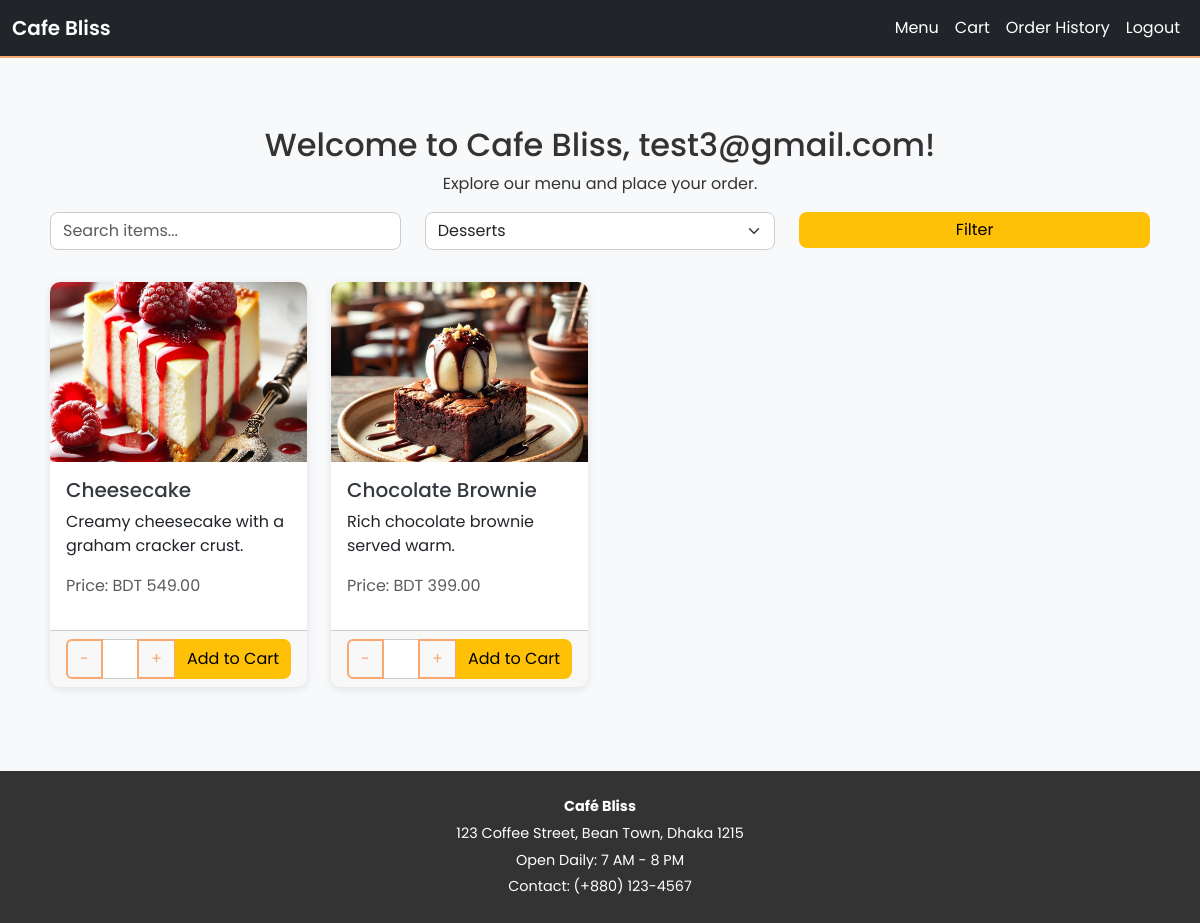
/dashboard.php?category=4 (signed in), run on the app's committed database.
### tables this page shows
CREATE TABLE `menu_items` (
  `item_id` int(11) NOT NULL,
  `category_id` int(11) NOT NULL,
  `item_name` varchar(100) NOT NULL,
  `description` text NOT NULL,
  `price` decimal(10,2) NOT NULL,
  `availability_status` tinyint(1) NOT NULL DEFAULT 1,
  `stock_quantity` int(11) NOT NULL DEFAULT 0,
  `created_at` timestamp NOT NULL DEFAULT current_timestamp(),
  `image_path` varchar(255) NOT NULL
);

### html/dashboard.php (the view, shortened to what this page needs)
<?php
require '../php/db_connect.php';
$email = $_SESSION['email'];
$categories = [];
$cat_result = $conn->query("SELECT category_id, category_name FROM categories");
if ($cat_result->num_rows > 0) {
    while ($cat_row = $cat_result->fetch_assoc()) {
        $categories[] = $cat_row;
    }
}
$search = isset($_GET['search']) ? trim($_GET['search']) : '';
$category_id = isset($_GET['category']) && $_GET['category'] !== '' ? (int)$_GET['category'] : null;
$sql = "SELECT * FROM menu_items WHERE 1=1";
$params = [];
$types = '';
if (!empty($category_id)) {
    $sql .= " AND category_id = ?";
    $params[] = $category_id;
    $types .= 'i';
}
$stmt = $conn->prepare($sql);
if (!empty($params)) {
    $stmt->bind_param($types, ...$params);
}
$stmt->execute();
$result = $stmt->get_result();
$menu_items = [];
while ($row = $result->fetch_assoc()) {
    $menu_items[] = $row;
}
?>
<!DOCTYPE html>
<html lang="en">
<head>
    <link rel="stylesheet" href="../bootstrap-5.3.3-dist/css/bootstrap.min.css">
    <link rel="stylesheet" href="../css/global.css">
    <link rel="stylesheet" href="../css/dashboard.css">
</head>
<body>
    <?php include 'navbar.php'; ?>
    <div class="container mt-5">
        <h2 class="text-center">Welcome to Cafe Bliss, <?php echo htmlspecialchars($email); ?>!</h2>
        <p class="text-center">Explore our menu and place your order.</p>
        <form class="row mb-4" method="GET" action="dashboard.php">
            <div class="col-md-4 mb-2">
                <input type="text" name="search" class="form-control" placeholder="Search items..." value="<?php echo htmlspecialchars($search); ?>">
            </div>
            <div class="col-md-4 mb-2">
                <select name="category" class="form-select">
                    <?php foreach ($categories as $cat): ?>
                        <option value="<?php echo $cat['category_id']; ?>" <?php echo ($category_id == $cat['category_id'])?'selected':''; ?>>
                            <?php echo htmlspecialchars($cat['category_name']); ?>
                        </option>
                    <?php endforeach; ?>
                </select>
            </div>
            <div class="col-md-4 mb-2">
                <button type="submit" class="btn btn-primary w-100">Filter</button>
            </div>
        </form>
        <div class="row">
            <?php if (empty($menu_items)): ?>
                <div class="alert alert-info text-center">No menu items found matching your criteria.</div>
            <?php else: ?>
                <?php foreach ($menu_items as $item): ?>
                    <div class="col-md-3 mb-4">
                        <div class="card h-100">
                            <img src="../images/<?php echo htmlspecialchars($item['image_path']); ?>" class="card-img-top" alt="<?php echo htmlspecialchars($item['item_name']); ?>">
                            <div class="card-body d-flex flex-column">
                                <h5 class="card-title"><?php echo htmlspecialchars($item['item_name']); ?></h5>
                                <p class="card-text"><?php echo htmlspecialchars($item['description']); ?></p>
                                <p class="text-muted mt-auto">Price: BDT <?php echo htmlspecialchars($item['price']); ?></p>
                            </div>
                            <div class="card-footer">
                                <form action="../php/add_to_cart.php" method="POST">
                                    <div class="input-group">
                                        <button type="button" class="btn btn-outline-secondary minus-btn">-</button>
                                        <input type="number" name="quantity" class="form-control quantity-field" value="1" min="1" max="10">
                                        <button type="button" class="btn btn-outline-secondary plus-btn">+</button>
                                        <button type="submit" class="btn btn-primary">Add to Cart</button>
                                    </div>
                                </form>
                            </div>
                        </div>
                    </div>
                <?php endforeach; ?>
            <?php endif; ?>
        </div>
    </div>
    <div class="footer">
    <p><strong>Café Bliss</strong></p>
    <p>123 Coffee Street, Bean Town, Dhaka 1215</p>
    <p>Open Daily: 7 AM - 8 PM</p>
    <p>Contact: (+880) 123-4567</p>
</div>
</body>
</html>

### css/global.css (style rules this page uses)
:root { --primary-color: #F9A870; --primary-hover: #f38b5d; --bg-color: #F5F5F5; --text-color: #333; --border-radius: 8px; --transition-speed: 0.3s; --box-shadow: 0 2px 8px rgba(0,0,0,0.1); }
body { font-family: 'Poppins', sans-serif; background-color: var(--bg-color); color: var(--text-color); margin: 0; padding: 0; }
.container { padding: 20px; }
h1, h2, h3, h4, h5 { color: var(--text-color); font-weight: 500; }
.btn-primary { background-color: var(--primary-color); border: none; border-radius: var(--border-radius); color: #fff; transition: background-color var(--transition-speed), transform var(--transition-speed); }
.btn-outline-secondary { border: 2px solid var(--primary-color); color: var(--primary-color); background-color: transparent; }
.form-control, .form-select { border: 1px solid #ccc; border-radius: var(--border-radius); transition: border-color var(--transition-speed); }
.card { border: none; border-radius: var(--border-radius); box-shadow: var(--box-shadow); background-color: #fff; transition: transform var(--transition-speed); }
.footer { background-color: var(--text-color); color: #fff; padding: 20px; text-align: center; font-size: 0.9em; margin-top: 40px; }
.footer p { margin: 5px 0; }
.fade-in { opacity: 0; animation: fadeInAnim var(--transition-speed) forwards; }
.minus-btn, .plus-btn { transition: background-color var(--transition-speed), transform var(--transition-speed); }

### css/dashboard.css (style rules this page uses)
body { background-color: #f8f9fa; }
.card { border: none; border-radius: 10px; overflow: hidden; transition: transform 0.2s; }
.card-img-top { height: 180px; object-fit: cover; }
.card-title { color: #343a40; }
.btn-primary { background-color: #ffc107; border: none; color: #000; }

### data on the page
menu_items: image_path (picture), item_name "Cheesecake", description "Creamy cheesecake with a graham cracker crust.", price "549.00"
menu_items: image_path (picture), item_name "Chocolate Brownie", description "Rich chocolate brownie served warm.", price "399.00"

### other printed values
$email "test3@gmail.com"
form field category "Desserts"
